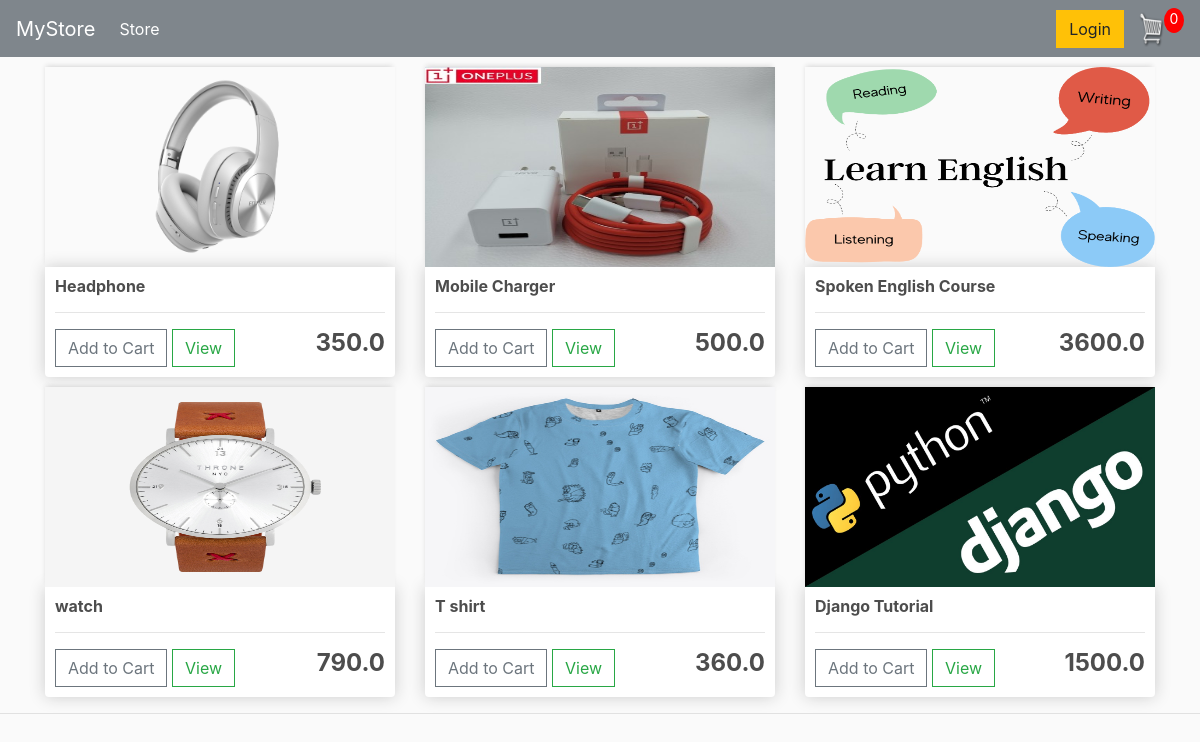
The page / on the database its author committed.
### store/models.py (models this page shows, shortened)
class Product(models.Model):
     name = models.CharField(max_length=200)
     price = models.FloatField()
     digital = models.BooleanField(default=False,null=True, blank=True)
     image = models.ImageField(null=True,blank=True)
     @property
     def imageURL(self):
     	try:
     		url = self.image.url
     	except:
     		url = ''
     	return url

### store/views.py (the view)
# urls.py: path('', include('store.urls')),
def store(request):
	 products = Product.objects.all()
	 context = {'products':products}
	 return render(request, 'store/store.html', context)

### store/templates/store/store.html
{% extends 'store/main.html' %}
{% load static %}
{% block content %}
     <div class="row">
     	{% for product in products %}
		<div class="col-lg-4">
			<img class="thumbnail" src="{{product.imageURL}}">
			<div class="box-element product">
				<h6><strong>{{product.name}}</strong></h6>
				<hr>
				<button  class="btn btn-outline-secondary add-btn">Add to Cart</button>
				<a class="btn btn-outline-success" href="#">View</a>
				<h4 style="display: inline-block; float: right"><strong>{{product.price}}</strong></h4>
			</div>
		</div>
		{% endfor %}
	</div>
{% endblock content %}

### store/templates/store/main.html (shortened to what this page needs)
<!DOCTYPE html>
{% load static %}
<html>
<head>
	<link rel="stylesheet" href="https://stackpath.bootstrapcdn.com/bootstrap/4.4.1/css/bootstrap.min.css">
	<link rel="stylesheet" type="text/css" href="{% static 'css/main.css' %}">
</head>
<body>
	<nav class="navbar navbar-expand-lg navbar-dark bg-dark">
  <a class="navbar-brand" href="{% url 'store' %}">MyStore</a>
  <div class="collapse navbar-collapse" id="navbarSupportedContent">
    <ul class="navbar-nav mr-auto">
      <li class="nav-item active">
        <a class="nav-link" href="{% url 'store' %}">Store <span class="sr-only">(current)</span></a>
      </li>
    </ul>
    <div class="form-inline my-2 my-lg-0">
      <a href="#"class="btn btn-warning">Login</a>
      <a href="{% url 'cart' %}">
        <img  id="cart-icon" src="{% static 'images/cartpic.png' %}">
      </a>
      <p id="cart-total">0</p>
    </div>
  </div>
</nav>
 <div class="container ">
        {% block content %}
        {% endblock content %}
  </div>
  <div>
    <hr>
  </div>
</body>
</html>

### static/css/main.css (style rules this page uses)
body { background-color: hsl(0, 0%, 98%); }
h1,h2,h3,h4,h5,h6 { color:hsl(0, 0%, 30%); }
.box-element { box-shadow:hsl(0, 0%, 80%) 0 0 16px; background-color: #fff; border-radius: 4px; padding: 10px; }
.thumbnail { width: 100%; height: 200px; -webkit-box-shadow: -1px -3px 5px -2px rgba(214,214,214,1); -moz-box-shadow: -1px -3px 5px -2px rgba(214,214,214,1); box-shadow: -1px -3px 5px -2px rgba(214,214,214,1); }
.product { border-radius: 0 0 4px 4px; }
.bg-dark { background-color: #7f868c!important; }
#cart-icon { width:25px; display: inline-block; margin-left: 15px; }
#cart-total { display: block; text-align: center; color:#fff; background-color: red; width: 20px; height: 25px; border-radius: 50%; font-size: 14px; }
.col-lg-4, .col-lg-6, .col-lg-8, .col-lg-12 { margin-top: 10px; }
.btn { border-radius: 0; }

### rows shown on the page
Product: imageURL (picture), name "Headphone", price "350.0"
Product: imageURL (picture), name "Mobile Charger", price "500.0"
Product: imageURL (picture), name "Spoken English Course", price "3600.0"
Product: imageURL (picture), name "watch", price "790.0"
Product: imageURL (picture), name "T shirt", price "360.0"
Product: imageURL (picture), name "Django Tutorial", price "1500.0"
